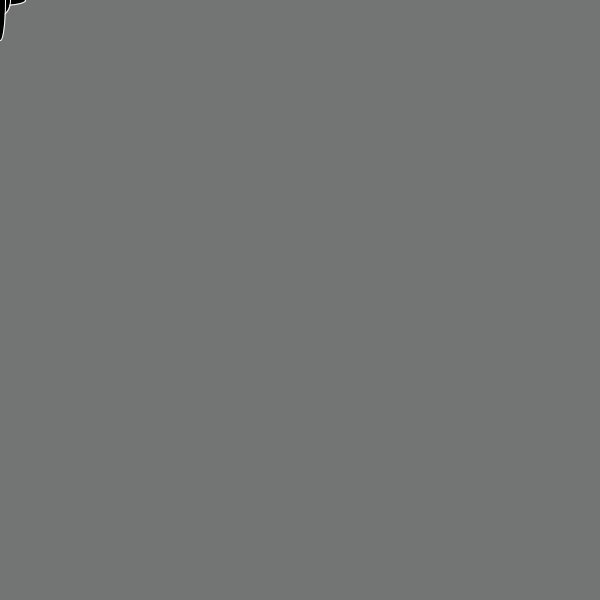
Frame 1 (no input)
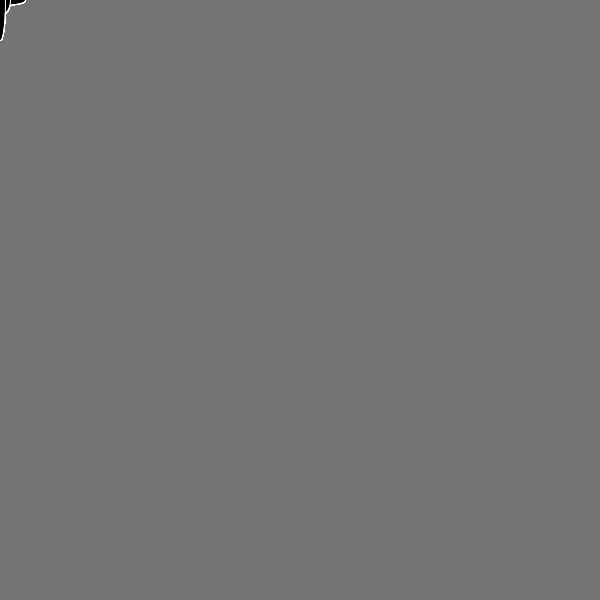
Frame 60 (the mouse pressed at the canvas centre just before this capture)
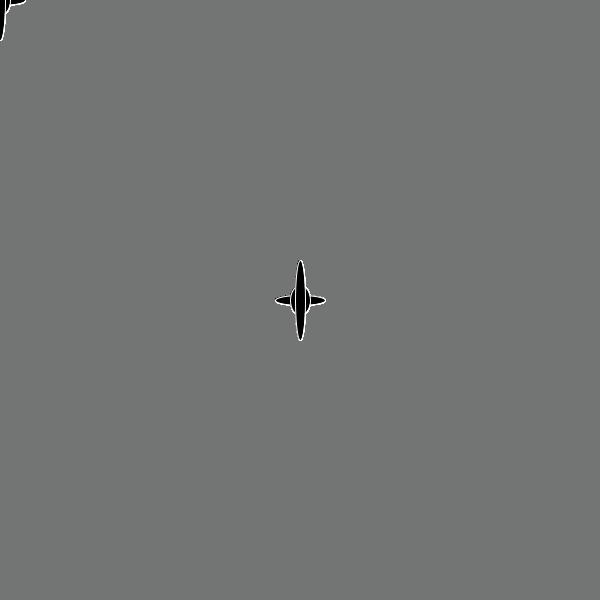
Frame 120 (the mouse held since frame 60 and released just before this capture)

The Processing sketch that drew these frames (run headless with seeded random() and noise(); from frame 60 on, the mouse is pressed at the canvas centre):

// Processing sketch: processing_186657
// ── processing_186657.pde

int x1=10;
int x2=50;
int x3=20;
int y1=80;
int y2=30;
int y3=10;

void setup() {
  size(600, 600);
  background(115,116,116);
}


void draw() {
  stroke(255);
  fill(0);
  ellipse(mouseX, mouseY, x2, y3);
  ellipse(mouseX, mouseY, x3, y2);
  ellipse(mouseX, mouseY, x1, y1);
}
